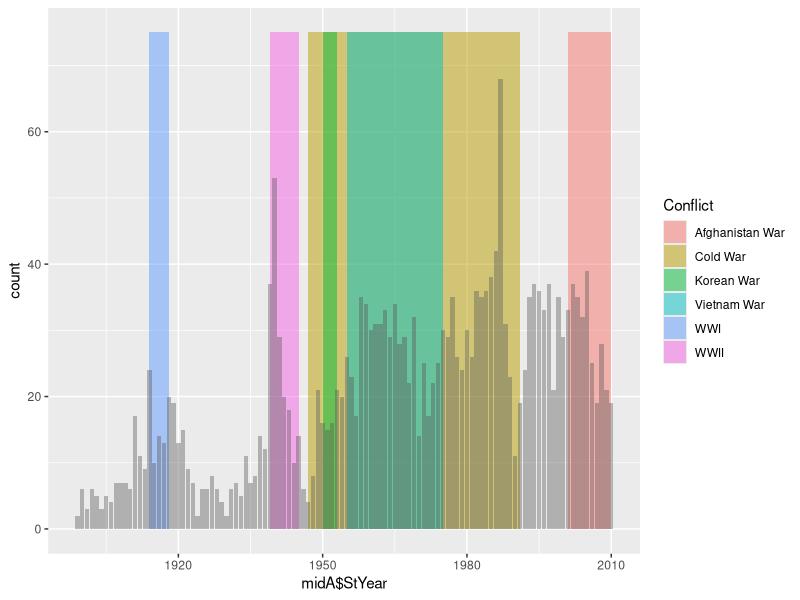
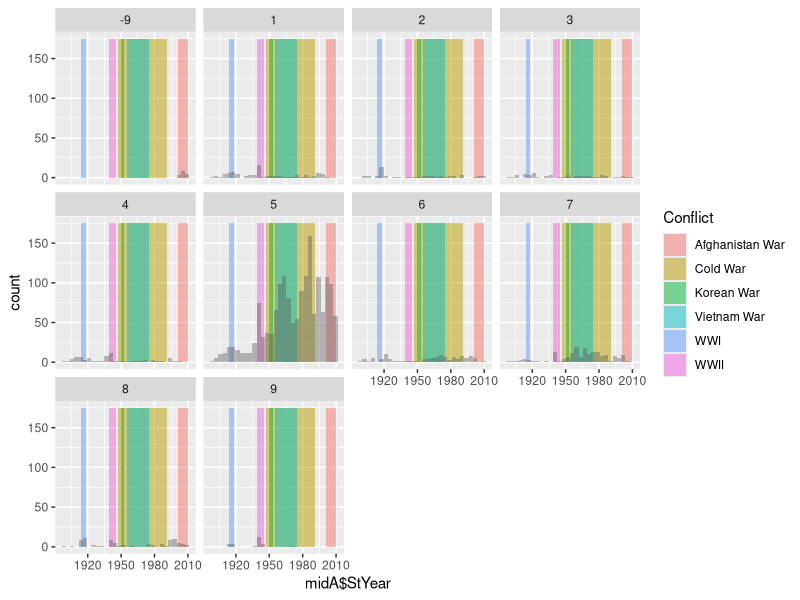
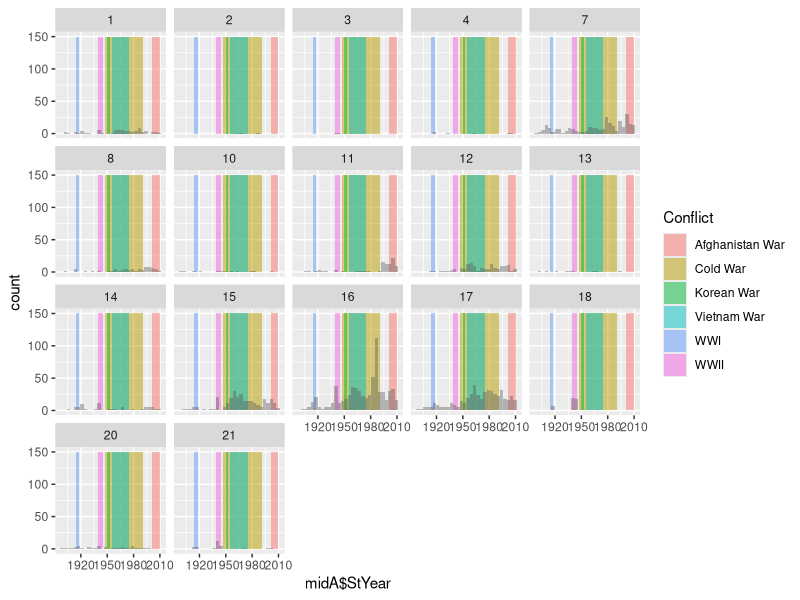
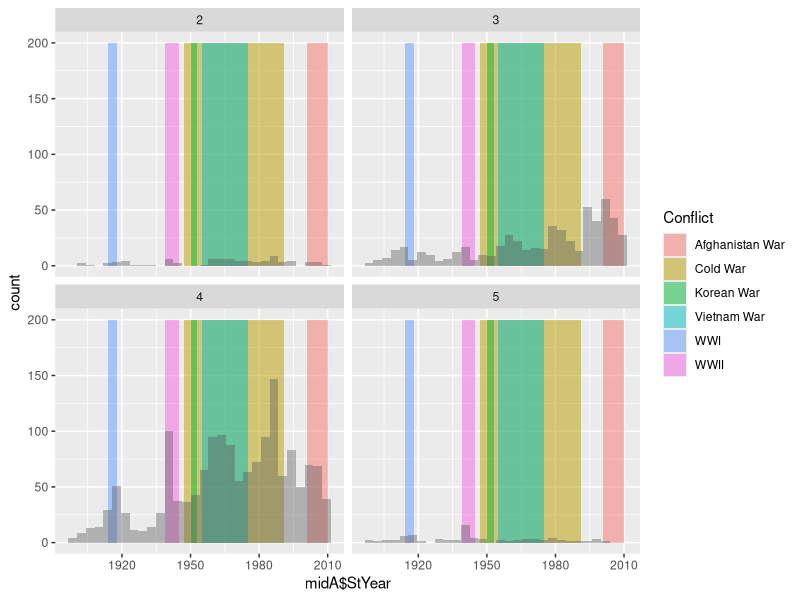
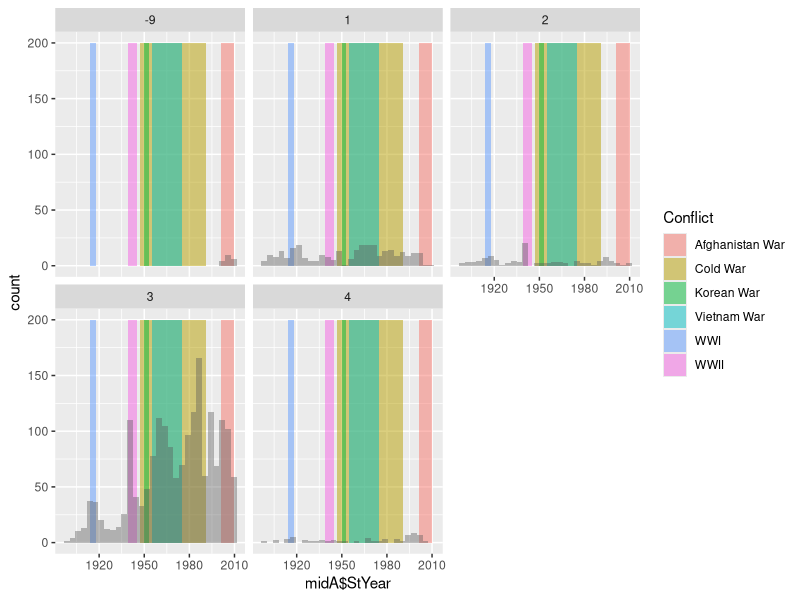
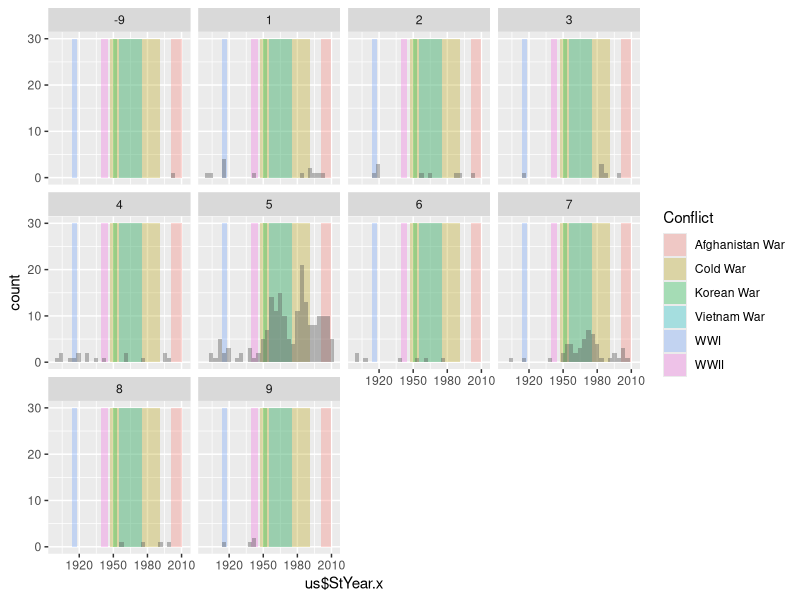
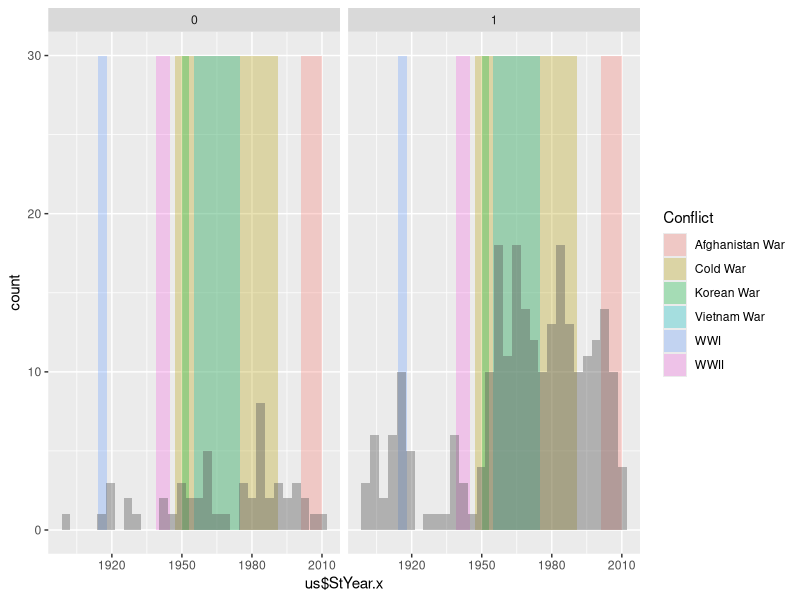
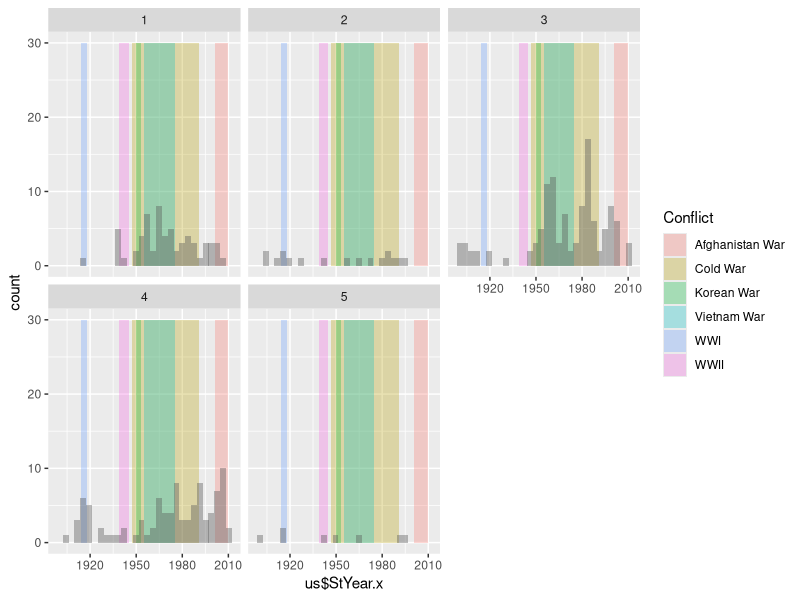

R code for these plots, in order:
## ---- chunk 1
library(ggplot2)
library(gridExtra)
library(dplyr)
library(RColorBrewer)

midA = read.csv(file="./data/MID/MIDA_4.01.csv", sep= ",")
midB = read.csv(file="./data/MID/MIDB_4.01.csv", sep= ",")
midI = read.csv(file="./data/MID/MIDI_4.01.csv", sep= ",")
midIP = read.csv(file="./data/MID/MIDIP_4.01.csv", sep= ",")

## Combine A&B 

midAB = merge(x = midB, y = midA, by = "DispNum3", all.x = TRUE)

midAB <- midAB[,c(1,3,	4,	7,	10,	11,	15,	16,	17,	18,	19,	21,	28,	29,	32,	33,	36,	37,	38,	39,	40,	41,	42)]
midAB <- midAB[midAB$EndYear.x >= 1900,]
midA <- midA[midA$EndYear>= 1900,]
midB <- midB[midB$EndYear>= 1900,]

midAB$Outcome <- as.factor(midAB$Outcome)
midAB$HiAct.x <- as.factor(midAB$HiAct.x)

d=data.frame(x1=c(1914,1939, 1947, 1950, 1955, 2001), x2=c(1918, 1945, 1991, 1953, 1975, 2010), y1=c(0,0,0,0,0,0), Conflict=c("WWI", "WWII", "Cold War", "Korean War", "Vietnam War", "Afghanistan War"), r=c(1,2,3,4,5,6))

ggplot() + 
geom_rect(data=d, mapping=aes(xmin = x1, xmax=x2, ymin=0, ymax=75, fill = Conflict ),alpha=0.5) +
geom_bar(data = midA, aes(midA$StYear), alpha = .4) 



## ---- chunk 2
ggplot() + 
geom_rect(data=d, mapping=aes(xmin = x1, xmax=x2, ymin=0, ymax=175, fill = Conflict ),alpha=0.5) +
geom_histogram(data = midA, aes(midA$StYear), alpha = .4) + facet_wrap(~Outcome)

## ---- chunk 3
ggplot() + 
geom_rect(data=d, mapping=aes(xmin = x1, xmax=x2, ymin=0, ymax=150, fill = Conflict ),alpha=0.5) +
geom_histogram(data = midA, aes(midA$StYear), alpha = .4) + facet_wrap(~HiAct)

## ---- chunk 4
ggplot() + 
geom_rect(data=d, mapping=aes(xmin = x1, xmax=x2, ymin=0, ymax=200, fill = Conflict ),alpha=0.5) +
geom_histogram(data = midA, aes(midA$StYear), alpha = .4) + facet_wrap(~HostLev)

## ---- chunk 5
ggplot() + 
geom_rect(data=d, mapping=aes(xmin = x1, xmax=x2, ymin=0, ymax=200, fill = Conflict ),alpha=0.5) +
geom_histogram(data = midA, aes(midA$StYear), alpha = .4) + facet_wrap(~Settle)

## ---- chunk 6
us <- filter(midB, ccode%in%2)

us = merge(x = us, y = midA, by = "DispNum3", all.x = TRUE)

ggplot() + 
geom_rect(data=d, mapping=aes(xmin = x1, xmax=x2, ymin=0, ymax=30, fill = Conflict ),alpha=0.3) +
geom_histogram(data = us , aes(us$StYear.x), alpha = .4) + facet_wrap(~Outcome)

## ---- chunk 7
ggplot() + 
geom_rect(data=d, mapping=aes(xmin = x1, xmax=x2, ymin=0, ymax=30, fill = Conflict ),alpha=0.3) +
geom_histogram(data = us , aes(us$StYear.x), alpha = .4) + facet_wrap(~Orig)

## ---- chunk 8
ggplot() + 
geom_rect(data=d, mapping=aes(xmin = x1, xmax=x2, ymin=0, ymax=30, fill = Conflict ),alpha=0.3) +
geom_histogram(data = us , aes(us$StYear.x), alpha = .4) + facet_wrap(~HostLev.x)

## ---- chunk 9

d=data.frame(x1=c(1914,1939, 1947, 1950, 1955, 2001), x2=c(1918, 1945, 1991, 1953, 1975, 2010), y1=c(0,0,0,0,0,0), Conflict=c("WWI", "WWII", "Cold War", "Korean War", "Vietnam War", "Afghanistan War"), r=c(1,2,3,4,5,6))

WWI <- midAB
WWI <- midAB[midAB$StYear.x >= 1909,]
WWI <- midAB[midAB$StYear.x <= 1925,]


a <- ggplot() + 
geom_rect(data=d, mapping=aes(xmin=1914, xmax=1918, ymin="AAB", ymax="ZIM"),alpha=0.15, fill = "salmon" ) +
geom_point(data = WWI, aes(x = StYear.x, y = StAbb, color = Outcome)) + facet_wrap(~SideA)

b <- ggplot() + 
geom_rect(data=d, mapping=aes(xmin=1914, xmax=1918, ymin="AAB", ymax="ZIM"),alpha=0.15, fill = "salmon" ) +
geom_point(data = WWI, aes(x = StYear.x, y = StAbb, color = Outcome)) + facet_wrap(~Orig)

grid.arrange(a,b, nrow =2)

## ---- chunk 10
WWII <- midAB
WWII <- WWII[WWII$StYear.x >= 1930,]
WWII <- WWII[WWII$StYear.x <= 1950,]


a <- ggplot() + 
geom_rect(data=d, mapping=aes(xmin=1939, xmax=1945, ymin="AAB", ymax="ZIM"),alpha=0.15, fill = "salmon" ) +
geom_point(data = WWII, aes(x = StYear.x, y = StAbb, color = Outcome)) + facet_wrap(~SideA)

b <- ggplot() + 
geom_rect(data=d, mapping=aes(xmin=1939, xmax=1945, ymin="AAB", ymax="ZIM"),alpha=0.15, fill = "salmon" ) +
geom_point(data = WWII, aes(x = StYear.x, y = StAbb, color = Outcome)) + facet_wrap(~Orig)

grid.arrange(a,b, nrow =2)
## ---- chunk 11
ggplot() + 
geom_rect(data=d, mapping=aes(xmin=1939, xmax=1945, ymin=0, ymax=150),alpha=0.15, fill = "gray" ) +
geom_histogram(data = WWII, aes(WWII$StYear.x)) 


## ---- chunk 12
coldwar <- midAB
coldwar <- coldwar[midAB$StYear.x >= 1940,]
coldwar <- coldwar[midAB$StYear.x <= 1999,]

a <- ggplot() + 
geom_rect(data=d, mapping=aes(xmin=1947, xmax=1991, ymin="AAB", ymax="ZIM"),alpha=0.15, fill = "salmon" ) +
geom_point(data = coldwar, aes(x = StYear.x, y = StAbb, color = Outcome)) + facet_wrap(~SideA)

b <- ggplot() + 
geom_rect(data=d, mapping=aes(xmin=1947, xmax=1991, ymin="AAB", ymax="ZIM"),alpha=0.15, fill = "salmon" ) +
geom_point(data = coldwar, aes(x = StYear.x, y = StAbb, color = Outcome)) + facet_wrap(~Orig)

grid.arrange(a,b, nrow =2)
## ---- chunk 13
ggplot() + 
geom_rect(data=d, mapping=aes(xmin=1939, xmax=1945, ymin=0, ymax=150),alpha=0.15, fill = "gray" ) +
geom_histogram(data = WWII, aes(WWII$StYear.x)) 

## ---- chunk 14
kwar <- midAB
kwar <- kwar[kwar$StYear.x >= 1947,]
kwar <- kwar[kwar$StYear.x <= 1955,]


a <- ggplot() + 
geom_rect(data=d, mapping=aes(xmin=1950, xmax=1953, ymin="AAB", ymax="ZIM"),alpha=0.15, fill = "salmon" ) +
geom_point(data = kwar, aes(x = StYear.x, y = StAbb, color = Outcome)) + facet_wrap(~SideA)

b <- ggplot() + 
geom_rect(data=d, mapping=aes(xmin=1950, xmax=1953, ymin="AAB", ymax="ZIM"),alpha=0.15, fill = "salmon" ) +
geom_point(data = kwar, aes(x = StYear.x, y = StAbb, color = Outcome)) + facet_wrap(~Orig)

grid.arrange(a,b, nrow =2)
## ---- chunk 15

vwar <- midAB
vwar <- midAB[midAB$StYear.x >= 1950,]
vwar <- midAB[midAB$StYear.x <= 1980,]


a <- ggplot() + 
geom_rect(data=d, mapping=aes(xmin=1955, xmax=1975, ymin="AAB", ymax="ZIM"),alpha=0.15, fill = "salmon" ) +
geom_point(data = vwar, aes(x = StYear.x, y = StAbb, color = Outcome)) + facet_wrap(~SideA)

b <- ggplot() + 
geom_rect(data=d, mapping=aes(xmin=1955, xmax=1975, ymin="AAB", ymax="ZIM"),alpha=0.15, fill = "salmon" ) +
geom_point(data = vwar, aes(x = StYear.x, y = StAbb, color = Outcome)) + facet_wrap(~Orig)

grid.arrange(a,b, nrow =2)
## ---- chunk 16

awar <- midAB
awar <- midAB[midAB$StYear.x >= 1996,]


a <- ggplot() + 
geom_rect(data=d, mapping=aes(xmin=2001, xmax=2010, ymin="AAB", ymax="ZIM"),alpha=0.15, fill = "salmon" ) +
geom_point(data = awar, aes(x = StYear.x, y = StAbb, color = Outcome)) + facet_wrap(~SideA)

b <- ggplot() + 
geom_rect(data=d, mapping=aes(xmin=2001, xmax=2010, ymin="AAB", ymax="ZIM"),alpha=0.15, fill = "salmon" ) +
geom_point(data = awar, aes(x = StYear.x, y = StAbb, color = Outcome)) + facet_wrap(~Orig)

grid.arrange(a,b, nrow =2)
